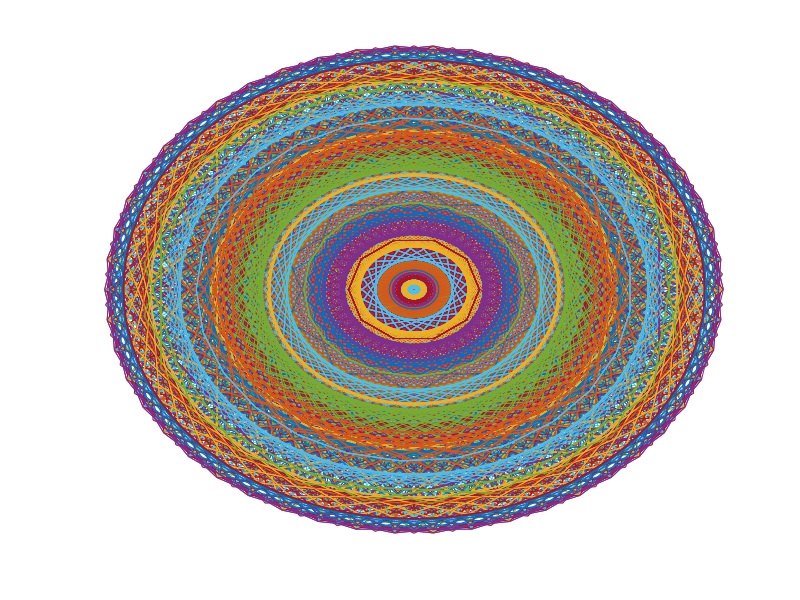

This figure's MATLAB source:
%% Weird fft plotting

my_vals = linspace(990, 1000, 100);
my_wave = zeros();
for i = 1:length(my_vals)
    my_wave(i, i) = sin(2 * (i));
end

plot(my_wave)
frequencey_matrix = fft(my_wave);

plot(frequencey_matrix);
axis off
grid off